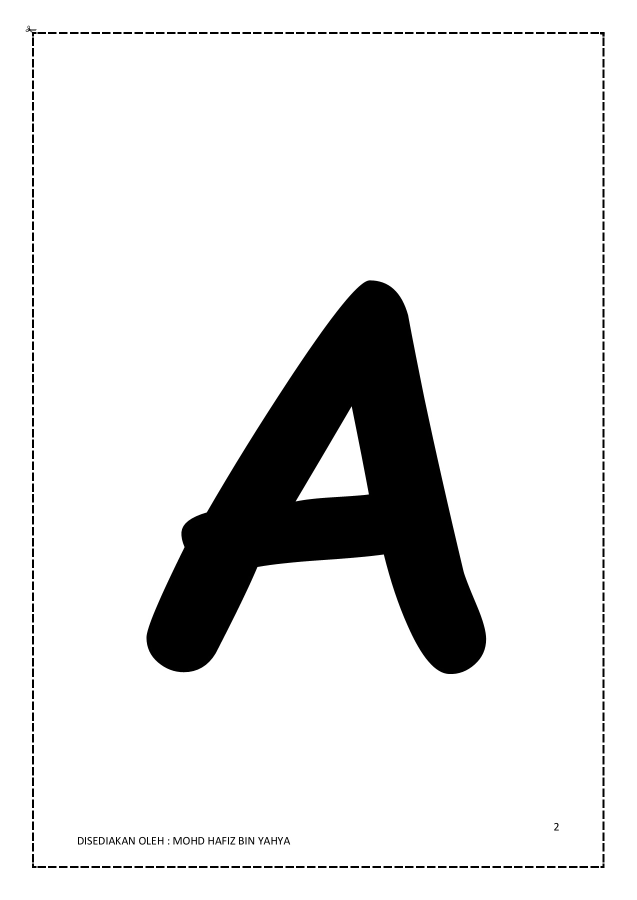
#> input picture PCD-Praktik-master/Geometri/a.jpg, 1273 x 1800 px (shown at 1/2 size)
$ python flipping.py
#> lines starting #> are read from the running program, lines starting #| are printed output that depends on the picture
import cv2 as cv
import numpy as np
import os

os.chdir('Geometri/')

img = cv.imread('./a.jpg')
#> img is the input picture: shape (1800, 1273, 3); min 0, max 255, mean 226.5
# sample = [
#     [1, 0, 0, 0, 1],
#     [1, 1, 0, 0, 1],
#     [1, 0, 1, 0, 1],
#     [1, 0, 0, 1, 1],
#     [1, 0, 0, 0, 1]
# ]

# sample = np.array(sample)

# print(img)0
sample = cv.resize(img, (600, 500), interpolation=cv.INTER_AREA)
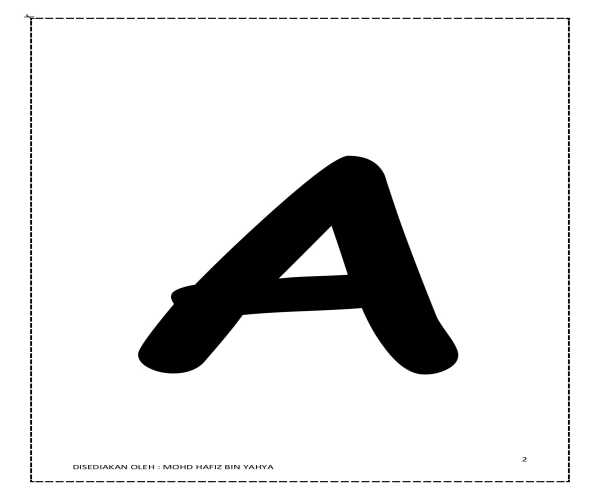
#> sample: shape (500, 600, 3); min 0, max 255, mean 226.5

# sample = cv.cvtColor(sample, cv.COLOR_BGR2GRAY)


imgRow = len(sample)
#> imgRow = 500
imgCol = len(sample[0])
#> imgCol = 600
imgCh = len(sample[0, 0])
#> imgCh = 3

imgFlip = np.zeros((imgRow, imgCol, 3))
imgFlip = imgFlip.astype(np.uint8)

vertical_flip = 0
horizontal_flip = 1

for row in range(imgRow):
    for col in range(imgCol):
        newrow = row
        newcol = col

        if vertical_flip == 1 :
                newrow = imgRow - row - 1

        if horizontal_flip == 1:
                newcol = imgCol - col - 1

        imgFlip[newrow, newcol] = sample[row, col]
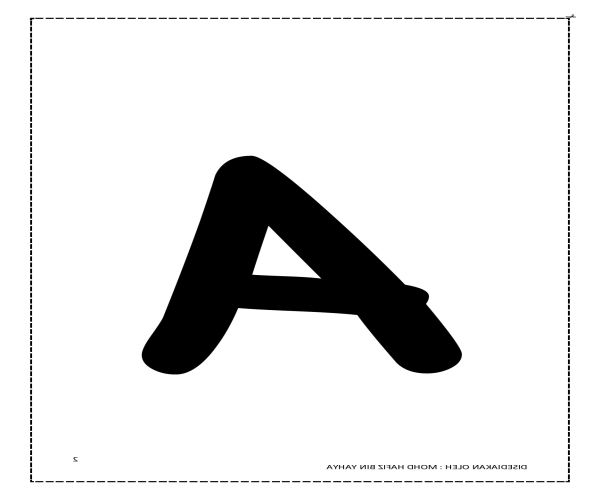
#> imgFlip: shape (500, 600, 3); min 0, max 255, mean 226.5

# print(imgCh)
# print()
# print(imgTrans[:, :])
cv.imshow('sample', sample)
cv.imshow('result', imgFlip)
cv.waitKey(0)
cv.destroyAllWindows()

$ run again, with PCD-Praktik-master/Geometri/gambar_rotasi_20.jpg copied over PCD-Praktik-master/Geometri/a.jpg
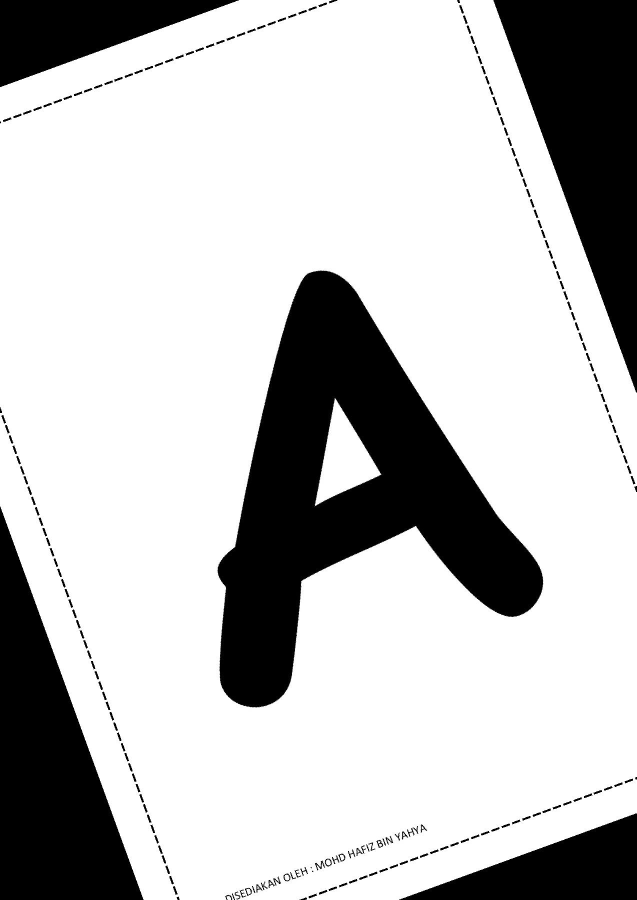
#> input picture PCD-Praktik-master/Geometri/gambar_rotasi_20.jpg, 1273 x 1800 px (shown at 1/2 size)
#> img is the input picture: shape (1800, 1273, 3); min 0, max 255, mean 192.8
#> `sample = cv.resize(img, (600, 500), interpolation=cv.INTER_AREA)`:
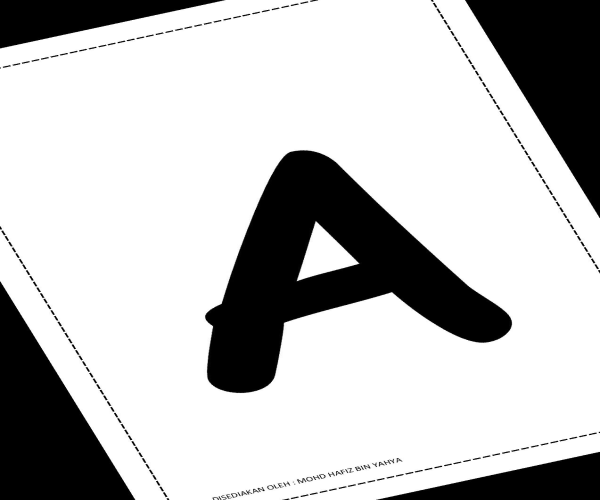
#> sample: shape (500, 600, 3); min 0, max 255, mean 192.8
#> imgRow = 500
#> imgCol = 600
#> imgCh = 3
#> after the loop `for row in range(imgRow):`:
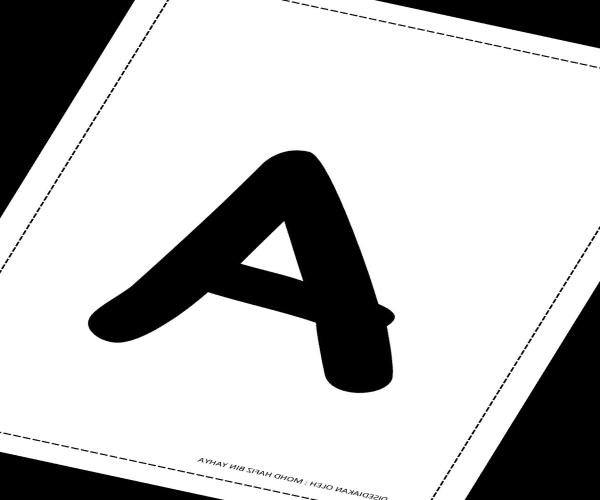
#> imgFlip: shape (500, 600, 3); min 0, max 255, mean 192.8
